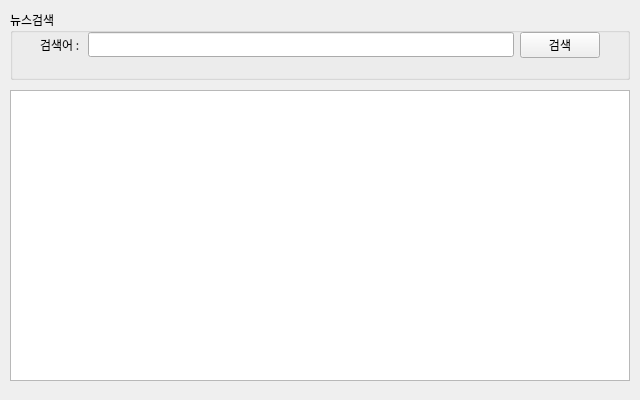
<?xml version="1.0" encoding="UTF-8"?>
<ui version="4.0">
 <class>FrmMain</class>
 <widget class="QWidget" name="FrmMain">
  <property name="geometry">
   <rect>
    <x>0</x>
    <y>0</y>
    <width>640</width>
    <height>400</height>
   </rect>
  </property>
  <property name="sizePolicy">
   <sizepolicy hsizetype="Fixed" vsizetype="Fixed">
    <horstretch>0</horstretch>
    <verstretch>0</verstretch>
   </sizepolicy>
  </property>
  <property name="minimumSize">
   <size>
    <width>640</width>
    <height>400</height>
   </size>
  </property>
  <property name="maximumSize">
   <size>
    <width>640</width>
    <height>400</height>
   </size>
  </property>
  <property name="font">
   <font>
    <family>나눔고딕</family>
   </font>
  </property>
  <property name="windowTitle">
   <string>네이버API 뉴스검색앱</string>
  </property>
  <widget class="QWidget" name="verticalLayoutWidget">
   <property name="geometry">
    <rect>
     <x>10</x>
     <y>10</y>
     <width>620</width>
     <height>70</height>
    </rect>
   </property>
   <layout class="QVBoxLayout" name="searchLayout">
    <item>
     <widget class="QGroupBox" name="groupBox">
      <property name="title">
       <string>뉴스검색</string>
      </property>
      <widget class="QWidget" name="layoutWidget">
       <property name="geometry">
        <rect>
         <x>30</x>
         <y>10</y>
         <width>560</width>
         <height>50</height>
        </rect>
       </property>
       <layout class="QHBoxLayout" name="horizontalLayout">
        <item>
         <widget class="QLabel" name="label">
          <property name="text">
           <string>검색어 : </string>
          </property>
         </widget>
        </item>
        <item>
         <widget class="QLineEdit" name="txtSearch"/>
        </item>
        <item>
         <widget class="QPushButton" name="btnSearch">
          <property name="text">
           <string>검색</string>
          </property>
         </widget>
        </item>
       </layout>
      </widget>
     </widget>
    </item>
   </layout>
  </widget>
  <widget class="QWidget" name="verticalLayoutWidget_2">
   <property name="geometry">
    <rect>
     <x>10</x>
     <y>90</y>
     <width>620</width>
     <height>291</height>
    </rect>
   </property>
   <layout class="QVBoxLayout" name="resultLayout">
    <item>
     <widget class="QTableWidget" name="tblResult">
      <property name="font">
       <font>
        <family>나눔고딕</family>
       </font>
      </property>
     </widget>
    </item>
   </layout>
  </widget>
 </widget>
 <resources/>
 <connections/>
</ui>
